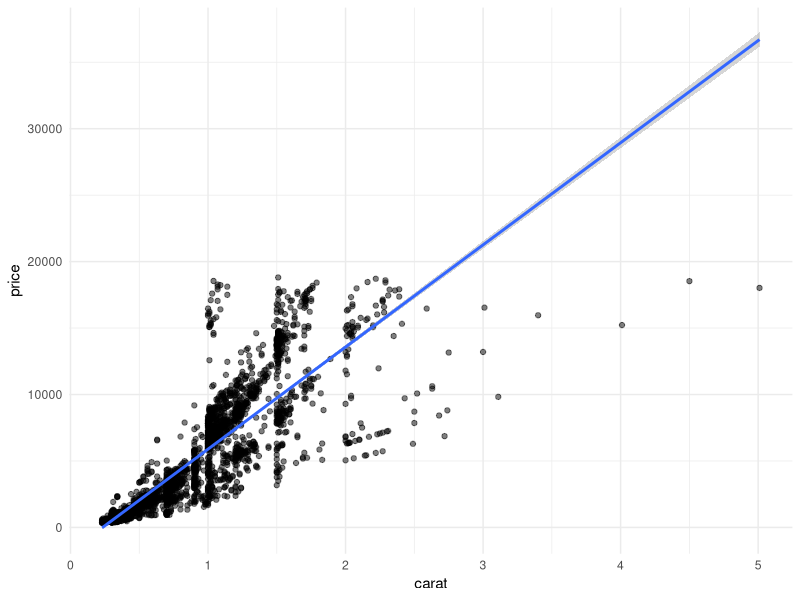
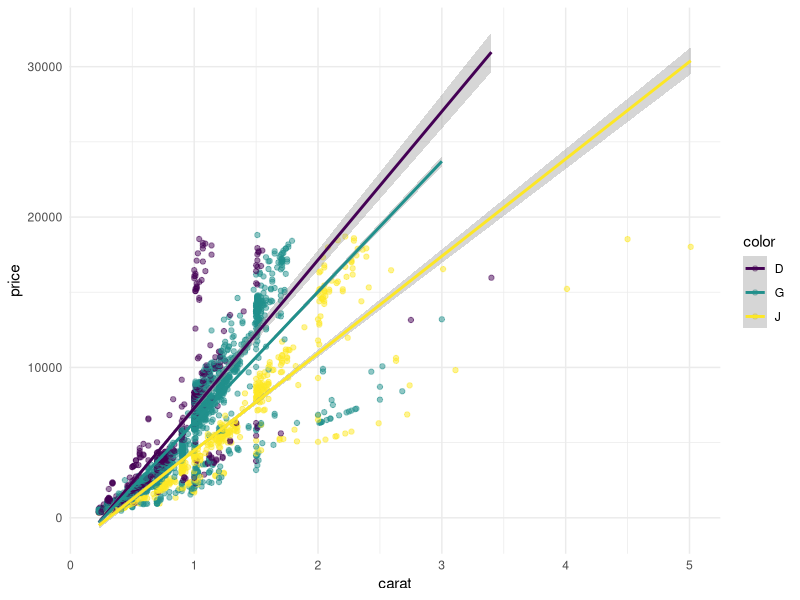
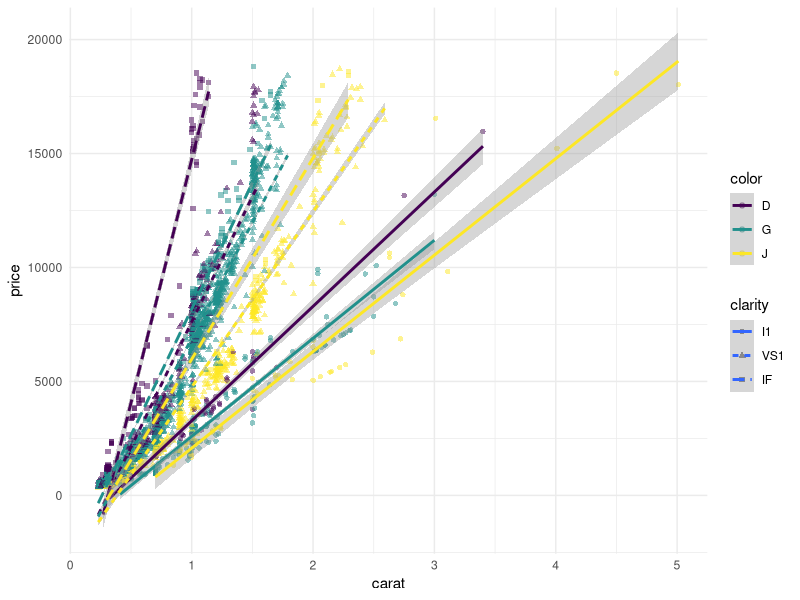
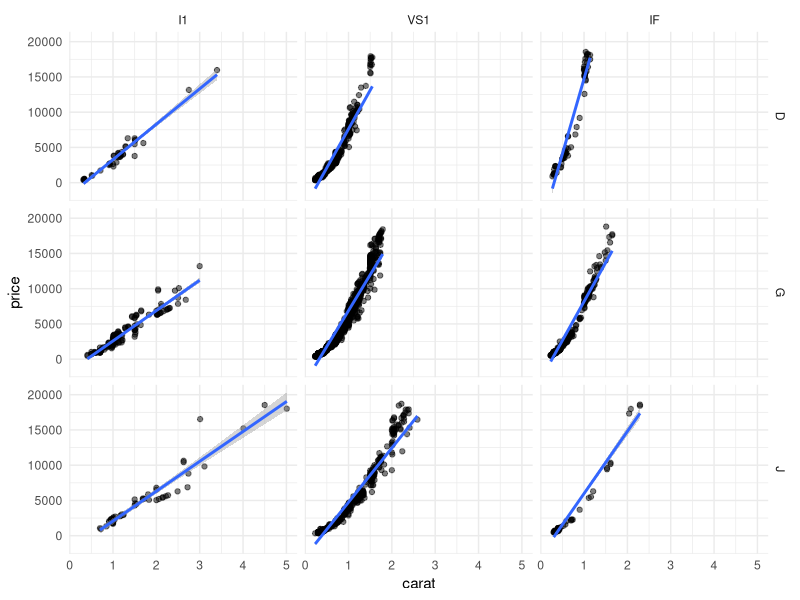

Write R code to recreate these figures, in order.
## ---- chunk 1
knitr::opts_chunk$set(echo = TRUE, comment = NA, fig.align = "center", out.width = "50%", warning = FALSE, message = FALSE)

library(tidyverse)
library(knitr)

theme_set(theme_minimal())

ggplot2::diamonds
## ---- chunk 2
filtered_diamonds <- diamonds %>%
  filter(color %in% c("D", "G", "J")) %>%
  filter(clarity %in% c("I1", "VS1", "IF"))

knitr::kable(filtered_diamonds %>%
               count(color, clarity) %>%
               arrange(desc(n))
             )
## ---- chunk 3
ggplot(filtered_diamonds, aes(x = carat, y = price)) +
  geom_point(alpha = 0.5) +
  geom_smooth(method = "lm")
## ---- chunk 4
ggplot(filtered_diamonds, aes(x = carat, y = price, color = color)) +
  geom_point(alpha = 0.5) +
  geom_smooth(method = "lm")
## ---- chunk 5
ggplot(filtered_diamonds, aes(x = carat, y = price, color = color, shape = clarity, 
                              linetype = clarity)) +
  geom_point(alpha = 0.5) +
  geom_smooth(method = "lm")
## ---- chunk 6
ggplot(filtered_diamonds, aes(x = carat, y = price)) +
  geom_point(alpha = 0.5) +
  geom_smooth(method = "lm") + 
  facet_grid(color ~ clarity)
## ---- chunk 7
knitr::kable(filtered_diamonds %>%
  mutate(price_per_carat = (price / carat)) %>%
  group_by(color, clarity) %>%
  summarize(avg_price_pc = mean(price_per_carat)) %>%
  arrange(desc(avg_price_pc))
)
  
